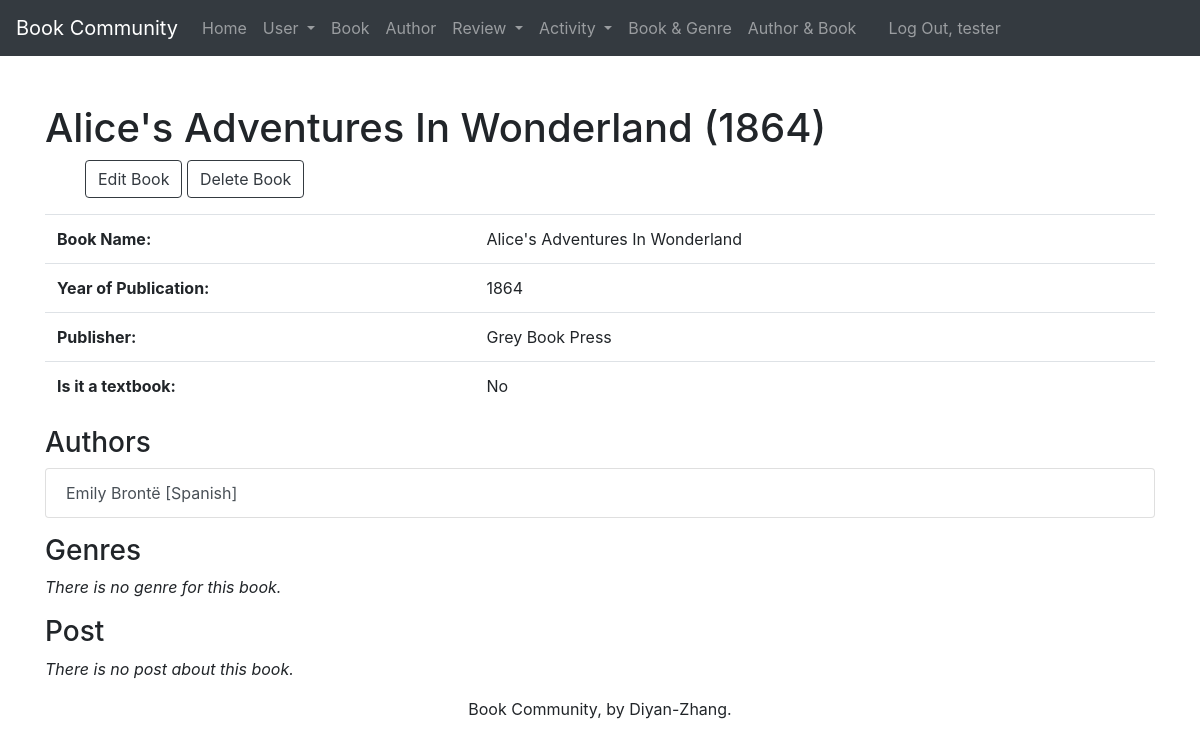
Page /book/33/ (signed in) on the committed database.
### webinfo/models.py (models this page shows, shortened)
class Book(models.Model):
    book_id = models.AutoField(primary_key=True)
    book_name = models.CharField(max_length=225)
    textbook_or_not = models.BooleanField(default=False)
    year = models.ForeignKey(Year, related_name='books', on_delete=models.PROTECT)
    publisher = models.ForeignKey(Publisher, related_name='books', on_delete=models.PROTECT)
    def __str__(self):
        return '%s (%s)' % (self.book_name, self.year.year)
    def get_update_url(self):
        return reverse('webinfo_book_update_urlpattern',
                       kwargs={'pk': self.pk}
                       )
    def get_delete_url(self):
        return reverse('webinfo_book_delete_urlpattern',
                       kwargs={'pk': self.pk}
                       )
    class Meta:
        ordering = ['book_name', 'year', 'publisher']
        constraints = [
            UniqueConstraint(fields=['book_name', 'year', 'publisher'], name='unique_book')
        ]

class Year(models.Model):
    year_id = models.AutoField(primary_key=True)
    year = models.IntegerField(unique=True)
    def __str__(self):
        return '%s' % self.year
    class Meta:
        ordering = ['year']

class Publisher(models.Model):
    publisher_id = models.AutoField(primary_key=True)
    publisher_name = models.CharField(max_length=100, unique=True)
    def __str__(self):
        return '%s' % self.publisher_name
    class Meta:
        ordering = ['publisher_name']

class Write(models.Model):
    written_id = models.AutoField(primary_key=True)
    book = models.ForeignKey(Book, related_name='writes', on_delete=models.PROTECT)
    author = models.ForeignKey(Author, related_name='writes', on_delete=models.PROTECT)
    def get_absolute_url(self):
        return reverse('webinfo_write_detail_urlpattern',
                       kwargs={'pk': self.pk}
                       )
    class Meta:
        ordering = ['author', 'book']
        constraints = [
            UniqueConstraint(fields=['book', 'author'], name='unique_write')
        ]

class Author(models.Model):
    author_id = models.AutoField(primary_key=True)
    first_name = models.CharField(max_length=45)
    last_name = models.CharField(max_length=45)
    disambiguator = models.CharField(max_length=45, blank=True, default='')
    nation = models.ForeignKey(Nation, related_name='authors', on_delete=models.PROTECT)
    year = models.ForeignKey(Year, related_name='authors', on_delete=models.PROTECT)
    def __str__(self):
        result = ''
        if self.disambiguator == '':
            result = '%s %s [%s]' % (self.first_name, self.last_name, self.nation.nation)
        else:
            result = '%s %s [%s] - %s' % (self.first_name, self.last_name, self.nation.nation, self.disambiguator)
        return result
    class Meta:
        ordering = ['first_name', 'last_name', 'nation', 'disambiguator']
        constraints = [
            UniqueConstraint(fields=['last_name', 'first_name', 'nation', 'disambiguator'],
                             name='unique_author')
        ]

class Nation(models.Model):
    nation_id = models.AutoField(primary_key=True)
    nation = models.CharField(max_length=100, unique=True)
    class Meta:
        ordering = ['nation']

### webinfo/views.py (the view)
class BookDetail(LoginRequiredMixin, PermissionRequiredMixin, DetailView):
    model = Book
    permission_required = 'webinfo.view_book'
    def get_context_data(self, **kwargs):
        context = super(DetailView, self).get_context_data(**kwargs)
        book = self.get_object()
        post_list = book.posts.all()
        author_list = book.writes.all()
        explain_list = book.explains.all()
        context['post_list'] = post_list
        context['author_list'] = author_list
        context['explain_list'] = explain_list
        return context

### webinfo/templates/webinfo/book_detail.html (shortened to what this page needs)
{% extends 'webinfo/base.html' %}
{% block content %}
    <h1 class="mt-5">{{ book }}</h1>
    <ul>
        {% if perms.webinfo.change_book %}
            <a href="{{ book.get_update_url }}" class="btn btn-outline-dark">
                    Edit Book</a>
        {% endif %}
        {% if perms.webinfo.delete_book %}
            <a href="{{ book.get_delete_url }}" class="btn btn-outline-dark">
                    Delete Book</a>
        {% endif %}
    </ul>
    <section>
    <p class="lead">
        <table class="table table-hover">
        <tbody>
            <tr>
                <th scope="row">Book Name:</th>
                <td>{{ book.book_name }}</td>
            </tr>
            <tr>
                <th scope="row">Year of Publication:</th>
                <td>{{ book.year }}</td>
            </tr>
            <tr>
                <th>Publisher:</th>
                <td>{{ book.publisher }}</td>
            </tr>
            {% if book.textbook_or_not %}
                <tr>
                    <th scope="row">Is it a textbook:</th>
                    <td>Yes</td>
                </tr>
            {% else %}
                <tr>
                    <th scope="row">Is it a textbook:</th>
                    <td>No</td>
                </tr>
            {% endif %}
        </tbody>
        </table>
     </p>
    </section>
    <p class="lead">
        <h3>Authors</h3>
        <ul class="list-group">
            {% for author in author_list %}
                <a href="{{ author.get_absolute_url }}" class="list-group-item list-group-item-action">{{ author.author }}</a>
            {% empty %}
                <em>The author of this book is currently unknown.</em>
            {% endfor %}
        </ul>
    </p>
    <p class="lead">
        <h3>Genres</h3>
        <ul class="list-group">
            {% for explain in explain_list %}
                <a href="{{ explain.get_absolute_url }}" class="list-group-item list-group-item-action">{{ explain.type }}</a>
            {% empty %}
                <em>There is no genre for this book.</em>
            {% endfor %}
        </ul>
    </p>
    <p class="lead">
        <h3>Post</h3>
        <ul class="list-group">
            {% for post in post_list %}
                <a href="{{ post.get_absolute_url }}" class="list-group-item list-group-item-action">{{ post.post_title }}</a>
            {% empty %}
                <em>There is no post about this book.</em>
            {% endfor %}
        </ul>
    </p>
{% endblock %}

### webinfo/templates/webinfo/base.html (shortened to what this page needs)
{% load static %}
<!DOCTYPE html>
<html lang="en">
<head>
    <link rel="stylesheet" href="https://cdn.jsdelivr.net/npm/bootstrap@4.6.1/dist/css/bootstrap.min.css">
</head>
<body>
<nav class="navbar navbar-expand-lg navbar-dark bg-dark">
  <a class="navbar-brand" href="#">Book Community</a>
  <div class="collapse navbar-collapse" id="navbarNav">
      <ul class="navbar-nav">
          <li class="nav-item">
              <a class="nav-link" href="{% url 'home_urlpattern' %}">Home</a>
          </li>
          <li class="nav-item dropdown">
              <a class="nav-link dropdown-toggle" href="#" id="navbarDropdownMenuLink" role="button" data-toggle="dropdown" aria-expanded="false">
                  User
              </a>
          </li>
          {% if perms.webinfo.view_book %}
              <li class="nav-item">
                  <a class="nav-link" href="{% url 'webinfo_book_list_urlpattern' %}">Book</a>
              </li>
          {% endif %}
          {% if perms.webinfo.view_author %}
              <li class="nav-item">
                  <a class="nav-link" href="{% url 'webinfo_author_list_urlpattern' %}">Author</a>
              </li>
          {% endif %}
          <li class="nav-item dropdown">
              <a class="nav-link dropdown-toggle" href="#" id="navbarDropdownMenuLink" role="button" data-toggle="dropdown" aria-expanded="false">
                  Review
              </a>
          </li>
          <li class="nav-item dropdown">
              <a class="nav-link dropdown-toggle" href="#" id="navbarDropdownMenuLink" role="button" data-toggle="dropdown" aria-expanded="false">
                  Activity
              </a>
          </li>
          {% if perms.webinfo.view_explain %}
              <li class="nav-item">
                  <a class="nav-link" href="{% url 'webinfo_explain_list_urlpattern' %}">Book & Genre</a>
              </li>
          {% endif %}
          {% if perms.webinfo.view_write %}
              <li class="nav-item">
                  <a class="nav-link" href="{% url 'webinfo_write_list_urlpattern' %}">Author & Book</a>
              </li>
          {% endif %}
      </ul>
      <ul class="navbar-nav px-3">
            {% if user.is_authenticated %}
                <li class="nav-item text-nowrap"><a class="nav-link" href="{% url 'logout_urlpattern' %}">
                    Log Out, {{ user.get_username }}</a></li>
            {% else %}
                <li class="nav-item text-nowrap"><a class="nav-link" href="{% url 'login_urlpattern' %}">
                    Log In</a></li>
            {% endif %}
      </ul>
  </div>
</nav>
<main role="main" class="flex-shrink-0">
    <div class="container">
        {% block content %}{% endblock %}
    </div>
</main>
 <footer class="mastfoot mt-auto">
    <div class="inner">
      <p class="text-center">Book Community, by Diyan-Zhang.</p>
    </div>
 </footer>
</body>
</html>

### rows in the picture
Book: book_name+year "Alice's Adventures In Wonderland (1864)", book_name "Alice's Adventures In Wonderland", year "1864", publisher "Grey Book Press"
Write: author "Emily Brontë [Spanish]"

### other values in the picture
{{ user.get_username }} "tester"
